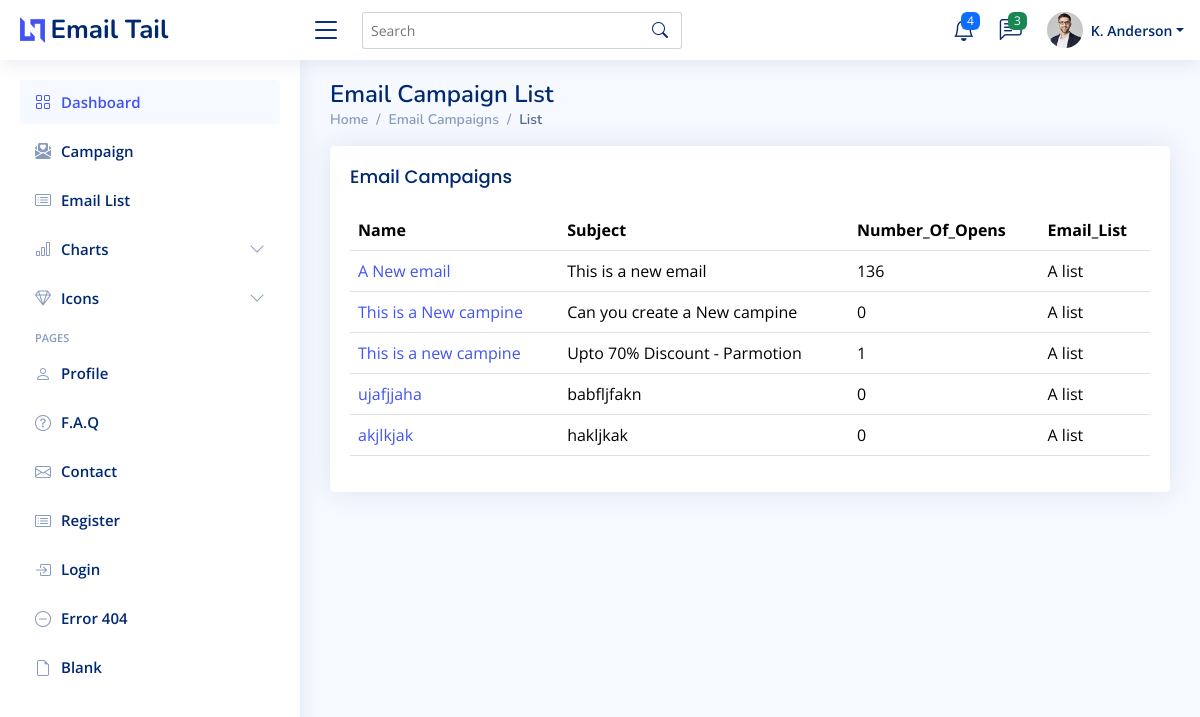
Before: /campain/list (signed in) with the older database file.
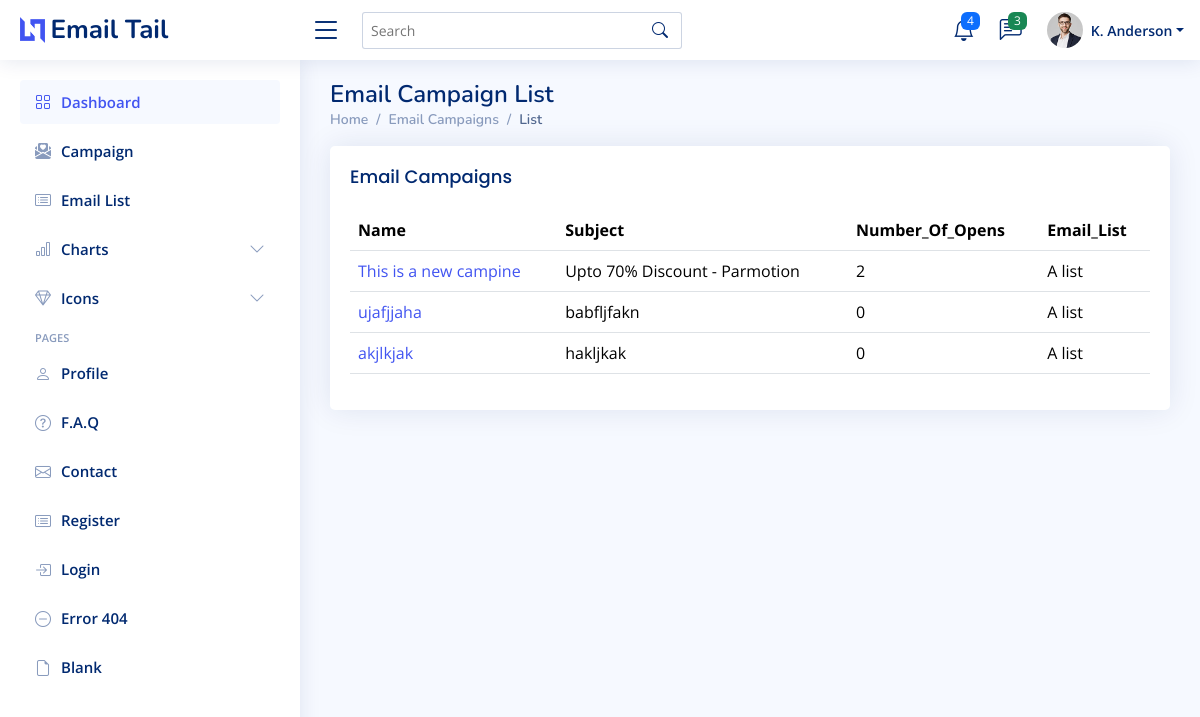
After: the same page with the newer database file.
### emailservice/models.py (models this page shows, shortened)
class EmailCampaign(models.Model):
    name = models.CharField(max_length=255)
    tracking_id = models.UUIDField(
        default=uuid.uuid4, editable=False, unique=True)
    created_at = models.DateTimeField(auto_now_add=True)
    subject = models.CharField(max_length=255)
    body = RichTextField()
    number_of_opens = models.IntegerField(default=0)
    email_list = models.ForeignKey(
        'EmailList', on_delete=models.SET_NULL, null=True)
    user = models.ForeignKey('user.User', on_delete=models.CASCADE)
    camping_email = models.OneToOneField('mailmanager.EmailSetting', blank=True, related_name='camping_email',on_delete=models.SET_NULL, null=True)

class EmailList(models.Model):
    name = models.CharField(max_length=255)
    file = models.FileField(upload_to='email_lists/',
                            default='profile_pics/default.jpg')
    added_at = models.DateTimeField(auto_now_add=True)
    def __str__(self):
        return self.name

### emailservice/views.py (the view)
# urls.py: path('list', view=views.EmailList.as_view(),name='list'),
class EmailList(CustomLoginRequiredMixin, ListView):
    model = EmailCampaign
    template_name = 'emailservice/email_list.html'
    context_object_name = 'email_campaigns'
    ordering = ['-created_at']  # Proper way to apply sorting
    def get_context_data(self, **kwargs):
        context = super().get_context_data(**kwargs)
        context['fields'] = ["name", "subject", "number_of_opens", "email_list"]
        return context

### emailservice/templatetags/custom_filters.py (called while the page is built)
@register.filter
def get_field_value(instance, field_name):
    return getattr(instance, field_name, None)

### templates/emailservice/email_list.html (shortened to what this page needs)
{% extends 'base.html' %}
{% load custom_filters %}
{% load static %}
{% block content %}
{% include 'utils/sidebar.html' %}
<main id="main" class="main">
    <div class="pagetitle">
      <h1>Email Campaign List</h1>
      <nav>
        <ol class="breadcrumb">
          <li class="breadcrumb-item"><a href="{% url 'user:home' %}">Home</a></li>
          <li class="breadcrumb-item">Email Campaigns</li>
          <li class="breadcrumb-item active">List</li>
        </ol>
      </nav>
    </div>
    <section class="section">
      <div class="row">
        <div class="col-lg-12">
          <div class="card">
            <div class="card-body">
              <h5 class="card-title">Email Campaigns</h5>
              <table class="table datatable">
                <thead>
                  <tr>
                    {% for field in fields %}
                      <th>{{ field|title }}</th>
                    {% endfor %}
                  </tr>
                </thead>
                <tbody>
                  {% for campaign in email_campaigns %}
                  <tr>
                    {% for field in fields %}
                      {% if field == 'name' %}
                        <td>
                          <a href="{% url 'campain:update' campaign.pk %}">
                            {{ campaign|get_field_value:field }}
                          </a>
                        </td>
                      {% else %}
                        <td>{{ campaign|get_field_value:field }}</td>
                      {% endif %}
                    {% endfor %}
                  </tr>
                  {% empty %}
                  <tr>
                    <td colspan="{{ fields|length }}">No campaigns available</td>
                  </tr>
                  {% endfor %}
                </tbody>
              </table>
            </div>
          </div>
        </div>
      </div>
    </section>
</main>
{% endblock content %}

### templates/base.html (shortened to what this page needs)
{% load static %}
<!DOCTYPE html>
<html lang="en">
<head>
    <link href="{% static 'assets/vendor/bootstrap/css/bootstrap.min.css' %}" rel="stylesheet">
    <link href="{% static 'assets/vendor/bootstrap-icons/bootstrap-icons.css' %}" rel="stylesheet">
    <link href="{% static 'assets/vendor/boxicons/css/boxicons.min.css' %}" rel="stylesheet">
    <link href="{% static 'assets/vendor/quill/quill.snow.css' %}" rel="stylesheet">
    <link href="{% static 'assets/vendor/quill/quill.bubble.css' %}" rel="stylesheet">
    <link href="{% static 'assets/vendor/remixicon/remixicon.css' %}" rel="stylesheet">
    <link href="{% static 'assets/vendor/simple-datatables/style.css' %}" rel="stylesheet">
    <link href="{% static 'assets/css/style.css' %}" rel="stylesheet">
</head>
<body>
    <header id="header" class="header fixed-top d-flex align-items-center">
        <div class="d-flex align-items-center justify-content-between">
            <a href="{% url 'home' %}" class="logo d-flex align-items-center">
                <img src="assets/img/logo.png" alt="">
                <span class="d-none d-lg-block">Email Tail</span>
            </a>
            <i class="bi bi-list toggle-sidebar-btn"></i>
        </div>
        <div class="search-bar">
            <form class="search-form d-flex align-items-center" method="POST" action="#">
                <input type="text" name="query" placeholder="Search" title="Enter search keyword">
                <button type="submit" title="Search"><i class="bi bi-search"></i></button>
            </form>
        </div>
        <nav class="header-nav ms-auto">
            <ul class="d-flex align-items-center">
                <li class="nav-item dropdown">
                    <a class="nav-link nav-icon" href="#" data-bs-toggle="dropdown">
                        <i class="bi bi-bell"></i>
                        <span class="badge bg-primary badge-number">4</span>
                    </a>
                </li>
                <li class="nav-item dropdown">
                    <a class="nav-link nav-icon" href="#" data-bs-toggle="dropdown">
                        <i class="bi bi-chat-left-text"></i>
                        <span class="badge bg-success badge-number">3</span>
                    </a>
                </li>
                <li class="nav-item dropdown pe-3">
                    <a class="nav-link nav-profile d-flex align-items-center pe-0" href="#" data-bs-toggle="dropdown">
                        <img src="assets/img/profile-img.jpg" alt="Profile" class="rounded-circle">
                        <span class="d-none d-md-block dropdown-toggle ps-2">K. Anderson</span>
                    </a>
                </li>
            </ul>
        </nav>
    </header>
    {% block content %}{% endblock content %}
</body>
</html>

### templates/utils/sidebar.html (shortened to what this page needs)
<aside id="sidebar" class="sidebar">
    <ul class="sidebar-nav" id="sidebar-nav">
        <li class="nav-item">
            <a class="nav-link " href="{% url 'home' %}">
                <i class="bi bi-grid"></i>
                <span>Dashboard</span>
            </a>
        </li>
        <li class="nav-item">
            <a class="nav-link collapsed" href="{% url 'campain:list' %}">
                <i class="bi bi-envelope-paper-heart-fill"></i>
                <span>Campaign</span>
            </a>
        </li>
        <li class="nav-item">
            <a class="nav-link collapsed" href="#">
                <i class="bi bi-card-list"></i>
                <span>Email List</span>
            </a>
        </li>
        <li class="nav-item">
            <a class="nav-link collapsed" data-bs-target="#charts-nav" data-bs-toggle="collapse" href="#">
                <i class="bi bi-bar-chart"></i><span>Charts</span><i class="bi bi-chevron-down ms-auto"></i>
            </a>
        </li>
        <li class="nav-item">
            <a class="nav-link collapsed" data-bs-target="#icons-nav" data-bs-toggle="collapse" href="#">
                <i class="bi bi-gem"></i><span>Icons</span><i class="bi bi-chevron-down ms-auto"></i>
            </a>
        </li>
        <li class="nav-heading">Pages</li>
        <li class="nav-item">
            <a class="nav-link collapsed" href="{% url 'user:profile' %}">
                <i class="bi bi-person"></i>
                <span>Profile</span>
            </a>
        </li>
        <li class="nav-item">
            <a class="nav-link collapsed" href="pages-faq.html">
                <i class="bi bi-question-circle"></i>
                <span>F.A.Q</span>
            </a>
        </li>
        <li class="nav-item">
            <a class="nav-link collapsed" href="pages-contact.html">
                <i class="bi bi-envelope"></i>
                <span>Contact</span>
            </a>
        </li>
        <li class="nav-item">
            <a class="nav-link collapsed" href="pages-register.html">
                <i class="bi bi-card-list"></i>
                <span>Register</span>
            </a>
        </li>
        <li class="nav-item">
            <a class="nav-link collapsed" href="{% url 'user:login' %}">
                <i class="bi bi-box-arrow-in-right"></i>
                <span>Login</span>
            </a>
        </li>
        <li class="nav-item">
            <a class="nav-link collapsed" href="pages-error-404.html">
                <i class="bi bi-dash-circle"></i>
                <span>Error 404</span>
            </a>
        </li>
        <li class="nav-item">
            <a class="nav-link collapsed" href="pages-blank.html">
                <i class="bi bi-file-earmark"></i>
                <span>Blank</span>
            </a>
        </li>
    </ul>
</aside>

### static/assets/css/style.css (style rules this page uses)
:root { scroll-behavior: smooth; }
body { font-family: "Open Sans", sans-serif; background: #f6f9ff; color: #444444; }
a { color: #4154f1; text-decoration: none; }
h1, h2, h3, h4, h5, h6 { font-family: "Nunito", sans-serif; }
#main { margin-top: 60px; padding: 20px 30px; transition: all 0.3s; }
.pagetitle { margin-bottom: 10px; }
.pagetitle h1 { font-size: 24px; margin-bottom: 0; font-weight: 600; color: #012970; }
.card { margin-bottom: 30px; border: none; border-radius: 5px; box-shadow: 0px 0 30px rgba(1, 41, 112, 0.1); }
.card-title { padding: 20px 0 15px 0; font-size: 18px; font-weight: 500; color: #012970; font-family: "Poppins", sans-serif; }
.card-body { padding: 0 20px 20px 20px; }
.breadcrumb { font-size: 14px; font-family: "Nunito", sans-serif; color: #899bbd; font-weight: 600; }
.breadcrumb a { color: #899bbd; transition: 0.3s; }
.breadcrumb .breadcrumb-item::before { color: #899bbd; }
.breadcrumb .active { color: #51678f; font-weight: 600; }
.logo { line-height: 1; }
@media (min-width: 1200px) { .logo { width: 280px; } }
.logo img { max-height: 26px; margin-right: 6px; }
.logo span { font-size: 26px; font-weight: 700; color: #012970; font-family: "Nunito", sans-serif; }
.header { transition: all 0.5s; z-index: 997; height: 60px; box-shadow: 0px 2px 20px rgba(1, 41, 112, 0.1); background-color: #fff; padding-left: 20px; }
.header .toggle-sidebar-btn { font-size: 32px; padding-left: 10px; cursor: pointer; color: #012970; }
.header .search-bar { min-width: 360px; padding: 0 20px; }
.header .search-form { width: 100%; }
.header .search-form input { border: 0; font-size: 14px; color: #012970; border: 1px solid rgba(1, 41, 112, 0.2); padding: 7px 38px 7px 8px; border-radius: 3px; transition: 0.3s; width: 100%; }
.header .search-form button { border: 0; padding: 0; margin-left: -30px; background: none; }
.header .search-form button i { color: #012970; }
.header-nav ul { list-style: none; }
.header-nav>ul { margin: 0; padding: 0; }
.header-nav .nav-icon { font-size: 22px; color: #012970; margin-right: 25px; position: relative; }
.header-nav .nav-profile { color: #012970; }
.header-nav .nav-profile img { max-height: 36px; }
.header-nav .nav-profile span { font-size: 14px; font-weight: 600; }
.header-nav .badge-number { position: absolute; inset: -2px -5px auto auto; font-weight: normal; font-size: 12px; padding: 3px 6px; }
.sidebar { position: fixed; top: 60px; left: 0; bottom: 0; width: 300px; z-index: 996; transition: all 0.3s; padding: 20px; overflow-y: auto; scrollbar-width: thin; scrollbar-color: #aab7cf transparent; box-shadow: 0px 0px 20px rgba(1, 41, 112, 0.1); background-color: #fff; }
@media (min-width: 1200px) { #main, #footer { margin-left: 300px; } }
.sidebar-nav { padding: 0; margin: 0; list-style: none; }
.sidebar-nav li { padding: 0; margin: 0; list-style: none; }
.sidebar-nav .nav-item { margin-bottom: 5px; }
.sidebar-nav .nav-heading { font-size: 11px; text-transform: uppercase; color: #899bbd; font-weight: 600; margin: 10px 0 5px 15px; }
.sidebar-nav .nav-link { display: flex; align-items: center; font-size: 15px; font-weight: 600; color: #4154f1; transition: 0.3; background: #f6f9ff; padding: 10px 15px; border-radius: 4px; }
.sidebar-nav .nav-link i { font-size: 16px; margin-right: 10px; color: #4154f1; }
.sidebar-nav .nav-link.collapsed { color: #012970; background: #fff; }
.sidebar-nav .nav-link.collapsed i { color: #899bbd; }
.sidebar-nav .nav-link .bi-chevron-down { margin-right: 0; transition: transform 0.2s ease-in-out; }

Changed rows visible on the page:
removed EmailCampaign: fields "A New email", fields "This is a new email" "136" "A list"
removed EmailCampaign: fields "This is a New campine", fields "Can you create a New campine" "0" "A list"
Other visible differences:
new list line: "2"
list line gone: "1"
